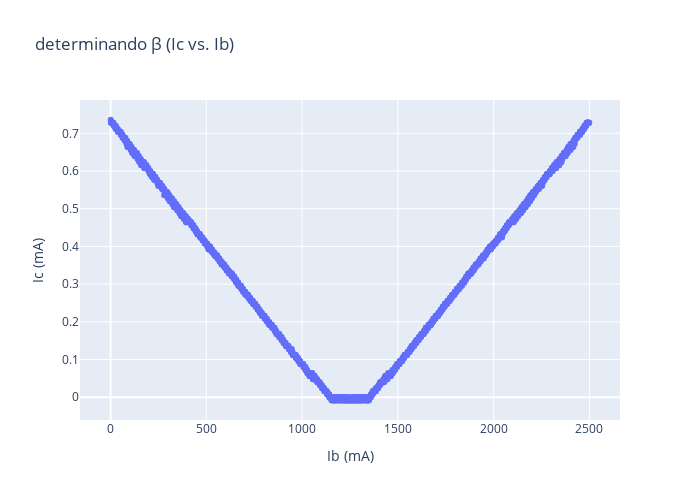

Notebook source saved alongside this figure:
### Markdown cell above
## Analisando o valor de β (Ic vs. Vbe)

### Code cell
traces = []
#----
x0 = df['Ib(mA)']
y0 = df['Ic(mA)']
traces.append(go.Scatter(x=np.arange(1,len(x0)), y=x0, mode='markers', name='Vbb'))
#adicionando traços
fig3 = go.Figure()
fig3 = fig3.add_trace(traces[0])
#ajustando layout
layout_dict = {'title': 'determinando β (Ic vs. Ib)',
              'height' : 500,
              'width' : 700}
fig3.update_layout(layout_dict)
fig3.update_yaxes(title_text='Ic (mA)')
fig3.update_xaxes(title_text='Ib (mA)')
# fig3.update_yaxes(title_text='Vc (V)', row=2, col=1)
#fig3.update_xaxes(title_text='Tempo (s)', row=2, col=1)

### Figure 1 — Plotly figure (JSON) as saved in the notebook; plotly's stock layout.template omitted (floating-point values rounded to 4 significant figures; data arrays with more than 128 entries replaced by an {"elided": "..."} marker saying what was removed)
{"data": [{"mode": "markers", "name": "Vbb", "type": "scatter", "x": {"elided": "2499 int values"}, "y": {"elided": "2500 float values"}}], "layout": {"height": 500, "title": {"text": "determinando β (Ic vs. Ib)"}, "width": 700, "xaxis": {"autorange": true, "range": [-159.5, 2660.0], "title": {"text": "Ib (mA)"}, "type": "linear"}, "yaxis": {"autorange": true, "range": [-0.06039, 0.7884], "title": {"text": "Ic (mA)"}, "type": "linear"}}}
